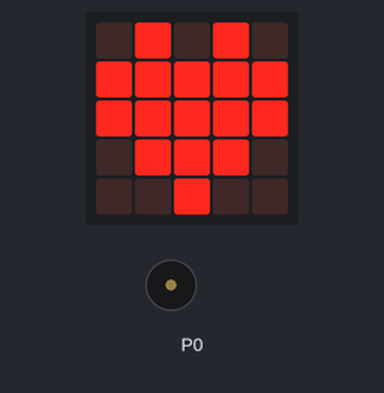
Bench run of a program on a simulated BBC micro:bit (MakeCode). On the bench: the board's 5×5 LED display, buzzer (waves = sounding).

Above: at 0.6 s.
At 16.3 s:
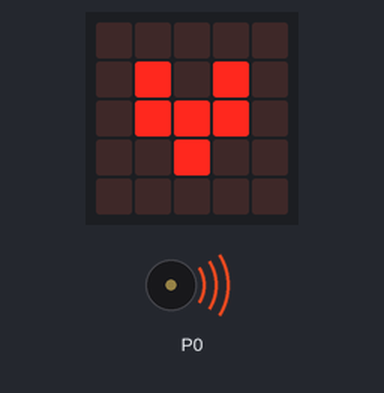
At 30.9 s:
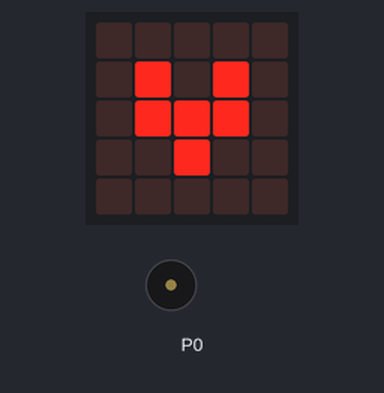
At 62.3 s:
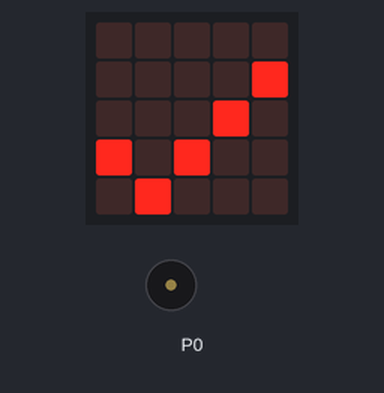
Timing chart, 0 to 63.8 s (numbered marks = the images above):
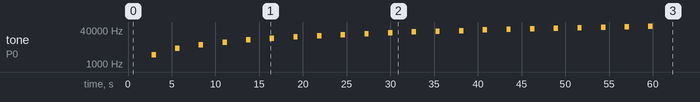

The program:

main.ts
```typescript
let startime = input.runningTime()
while (input.runningTime() - startime < 60000) {
    music.play(music.tonePlayable(input.runningTime() - startime, music.beat(BeatFraction.Whole)), music.PlaybackMode.UntilDone)
    basic.showIcon(IconNames.Heart)
    basic.showIcon(IconNames.SmallHeart)
    basic.pause(1000)
}
basic.showIcon(IconNames.Yes)
basic.forever(function () {

})
```

test.ts
```typescript
// 在這裡測試；當此封包作為擴充功能時，將不會編譯此內容。
```

Measured:
- what the display in image 0 shows lasts 0.6 s, from 0.5 s to 1.1 s
- what the display in image 1 shows lasts 2.1 s, from 14.6 s to 16.7 s
